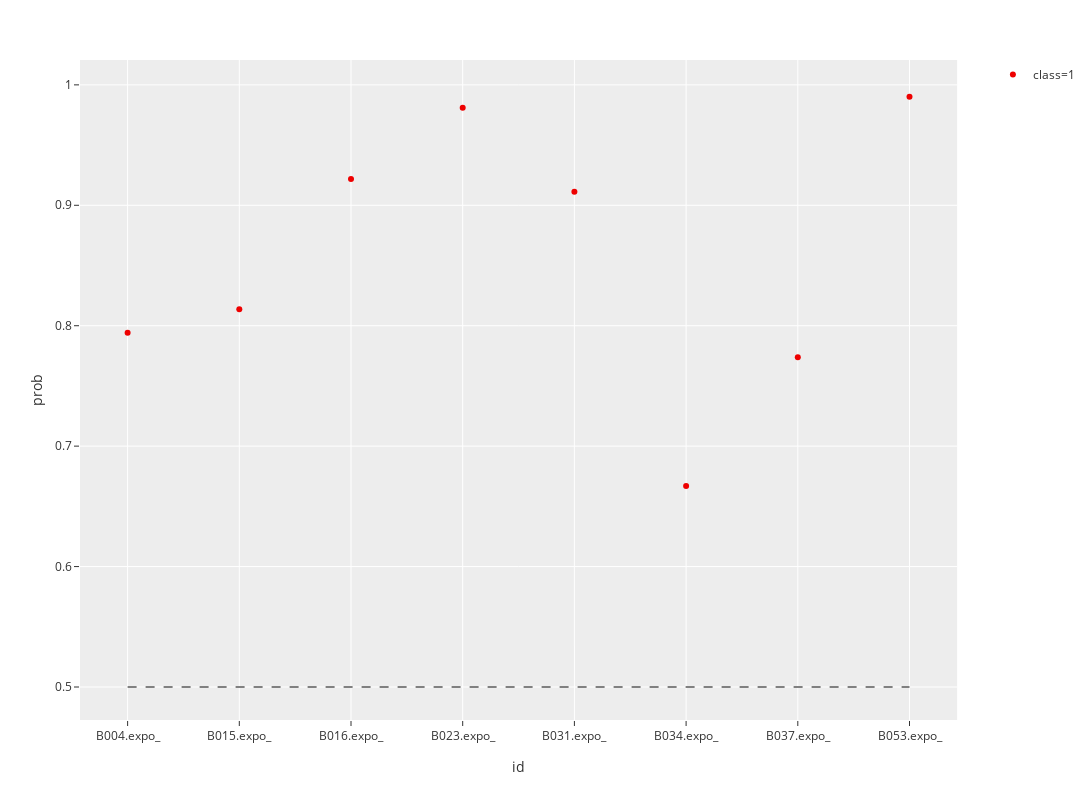

The notebook cell this image was saved under:
### Code cell
benign_new = pd.read_excel('C:/Users/pc/OneDrive/PLTTECH/Project/20191205_lung_cancer/rawdata/test_benign.xlsx').loc[:, selected_columns]
benign_new.iloc[:, 1:-1] = benign_new.iloc[:, 1:-1].multiply(100)
benign_new_df = lungCancerPrediction(benign_new, 'benign_new')

### Figure 1 — Plotly figure (JSON) as saved in the notebook; plotly's stock layout.template omitted (floating-point values rounded to 4 significant figures)
{"data": [{"hoverlabel": {"namelength": 0}, "hovertemplate": "class=1<br>id=%{x}<br>prob=%{y}", "legendgroup": "class=1", "marker": {"color": "#EE0000", "symbol": "circle"}, "mode": "markers", "name": "class=1", "showlegend": true, "type": "scatter", "x": ["B004.expo_", "B015.expo_", "B016.expo_", "B023.expo_", "B031.expo_", "B034.expo_", "B037.expo_", "B053.expo_"], "xaxis": "x", "y": [0.7941, 0.8137, 0.9219, 0.981, 0.9113, 0.667, 0.7738, 0.9901], "yaxis": "y"}, {"line": {"color": "grey", "dash": "dash"}, "mode": "lines", "showlegend": false, "type": "scatter", "x": ["B004.expo_", "B053.expo_"], "y": [0.5, 0.5]}], "layout": {"height": 800, "legend": {"tracegroupgap": 0}, "margin": {"t": 60}, "width": 1200, "xaxis": {"anchor": "y", "domain": [0, 0.98], "title": {"text": "id"}}, "yaxis": {"anchor": "x", "domain": [0, 1], "title": {"text": "prob"}}}}
